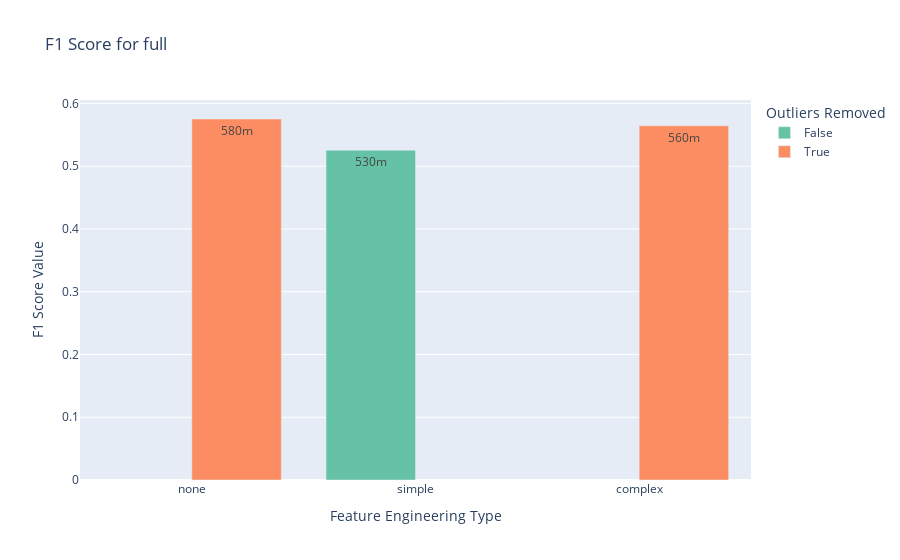
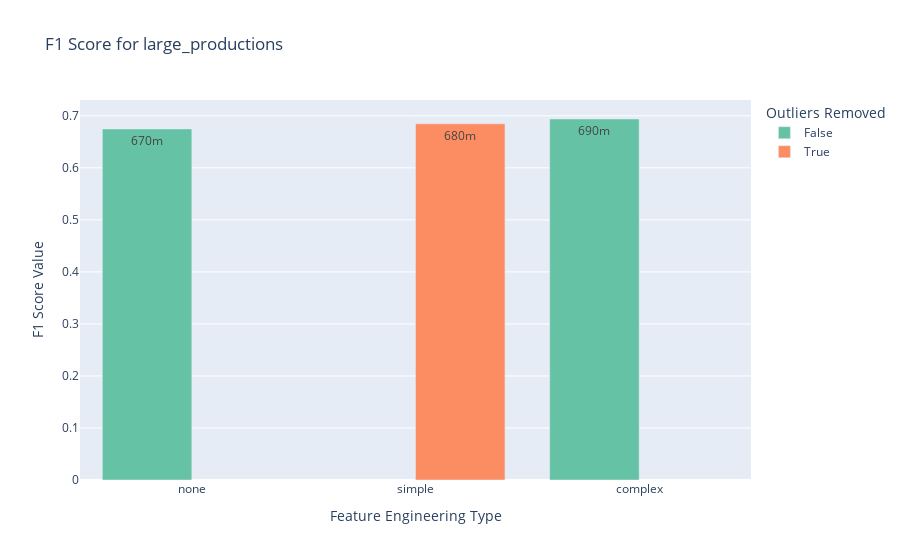
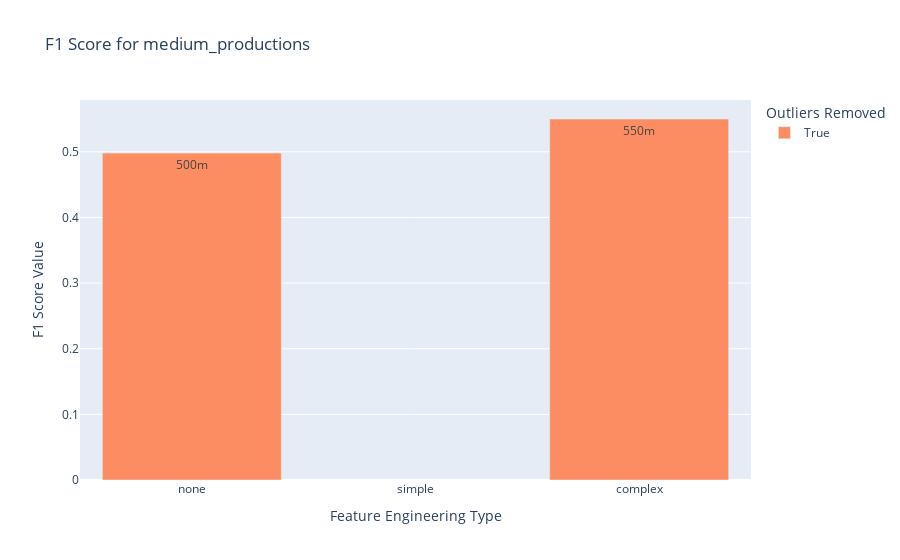
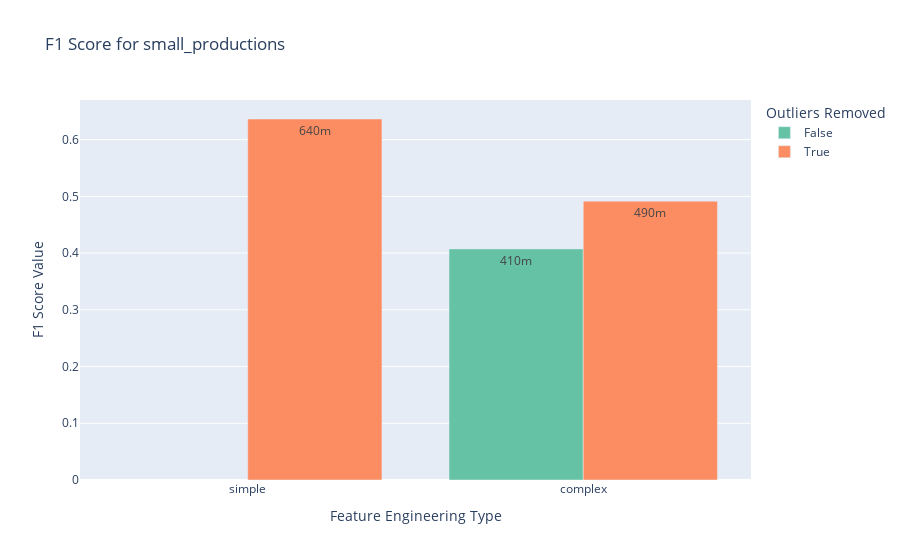

Source (notebook cell) for these figures, in order:
### Code cell
plot_one_metric_of_different_datasets_per_feature_engineering_outliers_with_plotly(experiment_df, problem_type='binary_classification', metric='F1 Score', metric_agg='max')

### Figure 1 — Plotly figure (JSON) as saved in the notebook; plotly's stock layout.template omitted (floating-point values rounded to 4 significant figures)
{"data": [{"alignmentgroup": "True", "hovertemplate": "Outliers Removed=False<br>Feature Engineering Type=%{x}<br>F1 Score Value=%{text}<extra></extra>", "legendgroup": "False", "marker": {"color": "rgb(102,194,165)", "pattern": {"shape": ""}}, "name": "False", "offsetgroup": "False", "orientation": "v", "showlegend": true, "text": [0.5256], "textposition": "inside", "texttemplate": "%{text:.2s}", "type": "bar", "x": ["simple"], "xaxis": "x", "y": [0.5256], "yaxis": "y"}, {"alignmentgroup": "True", "hovertemplate": "Outliers Removed=True<br>Feature Engineering Type=%{x}<br>F1 Score Value=%{text}<extra></extra>", "legendgroup": "True", "marker": {"color": "rgb(252,141,98)", "pattern": {"shape": ""}}, "name": "True", "offsetgroup": "True", "orientation": "v", "showlegend": true, "text": [0.5645, 0.5753], "textposition": "inside", "texttemplate": "%{text:.2s}", "type": "bar", "x": ["complex", "none"], "xaxis": "x", "y": [0.5645, 0.5753], "yaxis": "y"}], "layout": {"barmode": "group", "legend": {"title": {"text": "Outliers Removed"}, "tracegroupgap": 0}, "showlegend": true, "title": {"text": "F1 Score for full"}, "xaxis": {"anchor": "y", "categoryarray": ["none", "simple", "complex"], "categoryorder": "array", "domain": [0, 1], "title": {"text": "Feature Engineering Type"}}, "yaxis": {"anchor": "x", "domain": [0, 1], "title": {"text": "F1 Score Value"}}}}

### Figure 2 — Plotly figure (JSON) as saved in the notebook; plotly's stock layout.template omitted (floating-point values rounded to 4 significant figures)
{"data": [{"alignmentgroup": "True", "hovertemplate": "Outliers Removed=False<br>Feature Engineering Type=%{x}<br>F1 Score Value=%{text}<extra></extra>", "legendgroup": "False", "marker": {"color": "rgb(102,194,165)", "pattern": {"shape": ""}}, "name": "False", "offsetgroup": "False", "orientation": "v", "showlegend": true, "text": [0.6939, 0.6748], "textposition": "inside", "texttemplate": "%{text:.2s}", "type": "bar", "x": ["complex", "none"], "xaxis": "x", "y": [0.6939, 0.6748], "yaxis": "y"}, {"alignmentgroup": "True", "hovertemplate": "Outliers Removed=True<br>Feature Engineering Type=%{x}<br>F1 Score Value=%{text}<extra></extra>", "legendgroup": "True", "marker": {"color": "rgb(252,141,98)", "pattern": {"shape": ""}}, "name": "True", "offsetgroup": "True", "orientation": "v", "showlegend": true, "text": [0.6846], "textposition": "inside", "texttemplate": "%{text:.2s}", "type": "bar", "x": ["simple"], "xaxis": "x", "y": [0.6846], "yaxis": "y"}], "layout": {"barmode": "group", "legend": {"title": {"text": "Outliers Removed"}, "tracegroupgap": 0}, "showlegend": true, "title": {"text": "F1 Score for large_productions"}, "xaxis": {"anchor": "y", "categoryarray": ["none", "simple", "complex"], "categoryorder": "array", "domain": [0, 1], "title": {"text": "Feature Engineering Type"}}, "yaxis": {"anchor": "x", "domain": [0, 1], "title": {"text": "F1 Score Value"}}}}

### Figure 3 — Plotly figure (JSON) as saved in the notebook; plotly's stock layout.template omitted (floating-point values rounded to 4 significant figures)
{"data": [{"alignmentgroup": "True", "hovertemplate": "Outliers Removed=True<br>Feature Engineering Type=%{x}<br>F1 Score Value=%{text}<extra></extra>", "legendgroup": "True", "marker": {"color": "rgb(252,141,98)", "pattern": {"shape": ""}}, "name": "True", "offsetgroup": "True", "orientation": "v", "showlegend": true, "text": [0.55, 0.4981], "textposition": "inside", "texttemplate": "%{text:.2s}", "type": "bar", "x": ["complex", "none"], "xaxis": "x", "y": [0.55, 0.4981], "yaxis": "y"}], "layout": {"barmode": "group", "legend": {"title": {"text": "Outliers Removed"}, "tracegroupgap": 0}, "showlegend": true, "title": {"text": "F1 Score for medium_productions"}, "xaxis": {"anchor": "y", "categoryarray": ["none", "simple", "complex"], "categoryorder": "array", "domain": [0, 1], "title": {"text": "Feature Engineering Type"}}, "yaxis": {"anchor": "x", "domain": [0, 1], "title": {"text": "F1 Score Value"}}}}

### Figure 4 — Plotly figure (JSON) as saved in the notebook; plotly's stock layout.template omitted (floating-point values rounded to 4 significant figures)
{"data": [{"alignmentgroup": "True", "hovertemplate": "Outliers Removed=False<br>Feature Engineering Type=%{x}<br>F1 Score Value=%{text}<extra></extra>", "legendgroup": "False", "marker": {"color": "rgb(102,194,165)", "pattern": {"shape": ""}}, "name": "False", "offsetgroup": "False", "orientation": "v", "showlegend": true, "text": [0.4074], "textposition": "inside", "texttemplate": "%{text:.2s}", "type": "bar", "x": ["complex"], "xaxis": "x", "y": [0.4074], "yaxis": "y"}, {"alignmentgroup": "True", "hovertemplate": "Outliers Removed=True<br>Feature Engineering Type=%{x}<br>F1 Score Value=%{text}<extra></extra>", "legendgroup": "True", "marker": {"color": "rgb(252,141,98)", "pattern": {"shape": ""}}, "name": "True", "offsetgroup": "True", "orientation": "v", "showlegend": true, "text": [0.4915, 0.6364], "textposition": "inside", "texttemplate": "%{text:.2s}", "type": "bar", "x": ["complex", "simple"], "xaxis": "x", "y": [0.4915, 0.6364], "yaxis": "y"}], "layout": {"barmode": "group", "legend": {"title": {"text": "Outliers Removed"}, "tracegroupgap": 0}, "showlegend": true, "title": {"text": "F1 Score for small_productions"}, "xaxis": {"anchor": "y", "categoryarray": ["none", "simple", "complex"], "categoryorder": "array", "domain": [0, 1], "title": {"text": "Feature Engineering Type"}}, "yaxis": {"anchor": "x", "domain": [0, 1], "title": {"text": "F1 Score Value"}}}}
